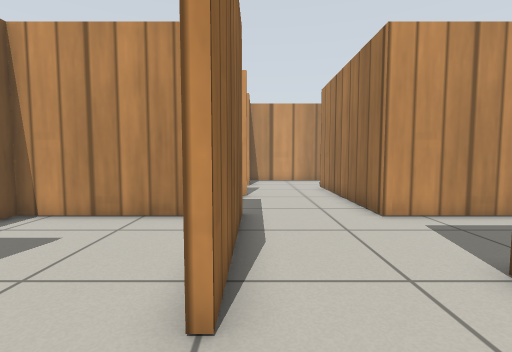
View 1 (above)

17 first-person views from a walk through a robot-simulator world made for Gazebo. The camera is 0.16 m above the floor, tilts 4° down and sees 85° across. The floor is counted in squares, 0.1 m on a side. Each view is taken from the middle of a square. On the plan, view 1 faces up. The plan holds only what a view shows up to about 14 squares ahead; the rest is blank. Gazebo's built-in surfaces are drawn with simple patterns.

View 2
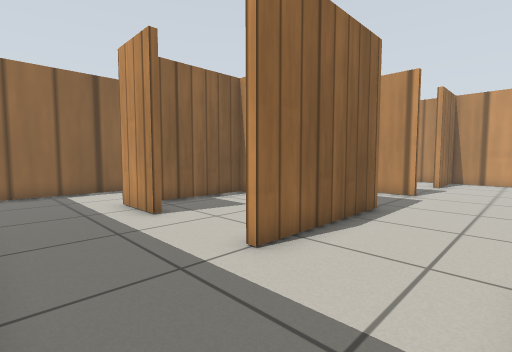

View 3
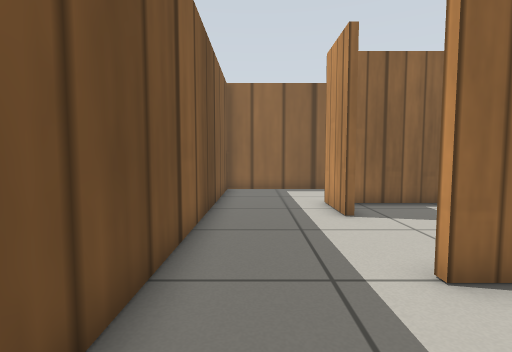

View 4
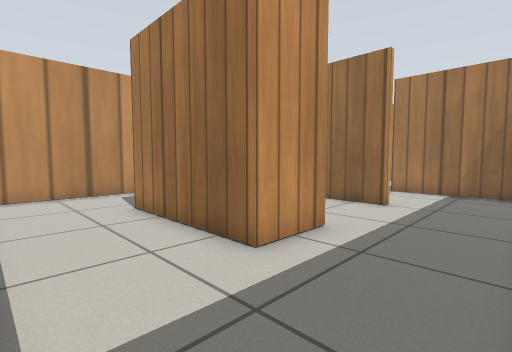

View 5
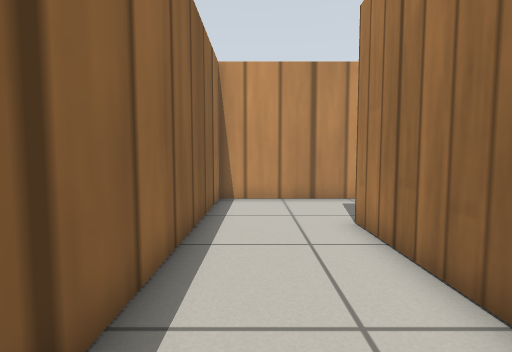

View 6
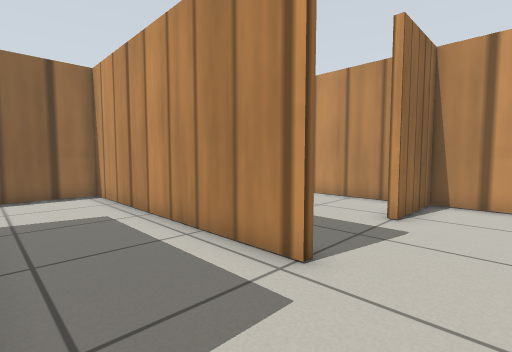

View 7
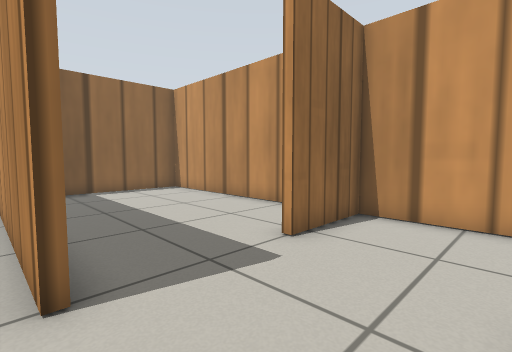

View 8
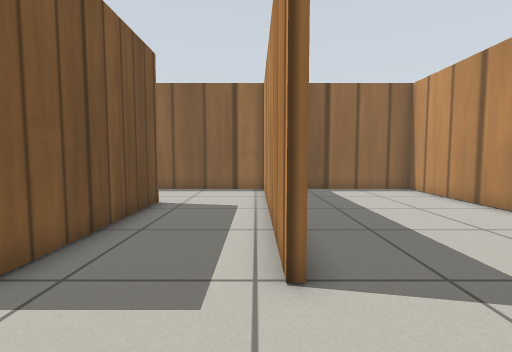

View 9
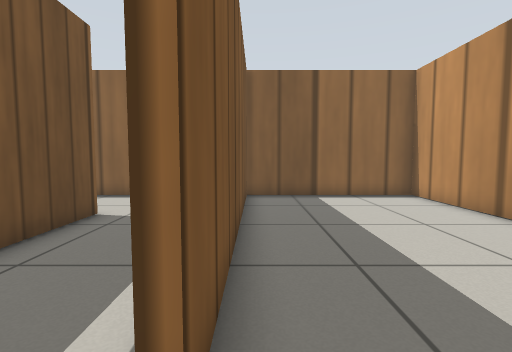

View 10
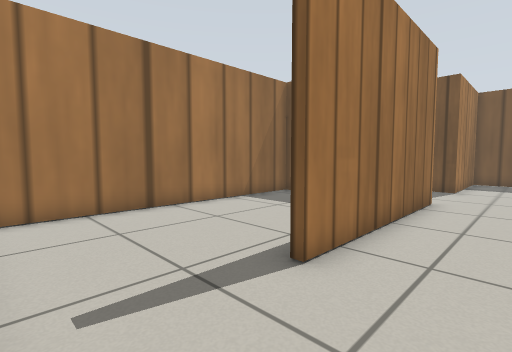

View 11
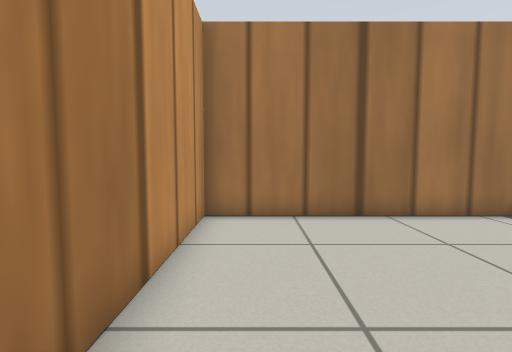

View 12
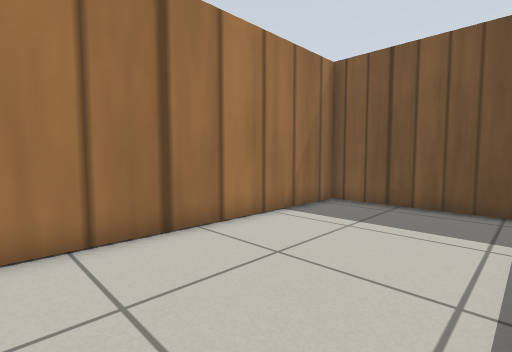

View 13
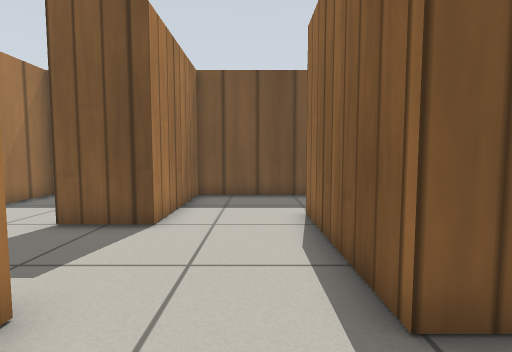

View 14
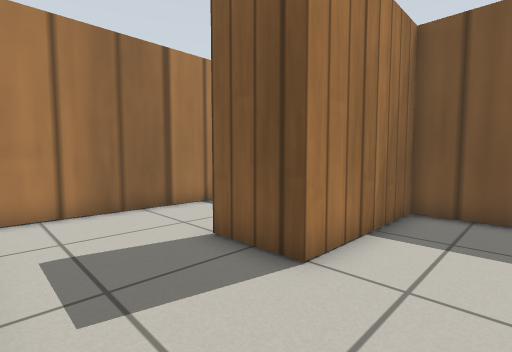

View 15
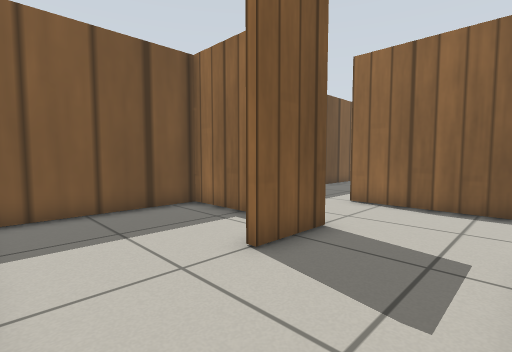

View 16
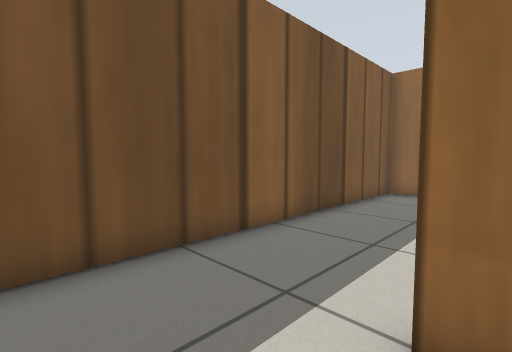

View 17
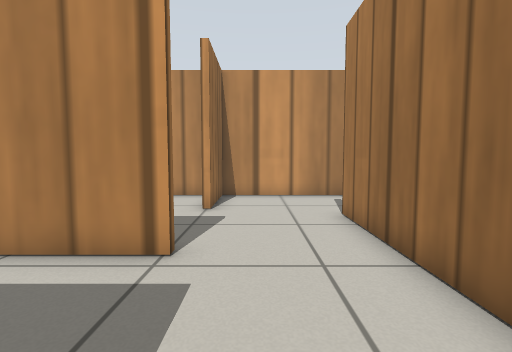

### Floor plan
Ten units are one square. View 1 is at (0, 0); x grows to the right and y downward. Boxes are objects, and circles mark ways between rooms. Rooms are numbered by the first view taken in them; rooms with no view inside come last. Other rooms are left out.
<svg viewBox="-109 -189 208 208">
<path fill="none" stroke="#000" d="M-19 -74 -64 -74 -64 -32M-42 -24 -66 -24 -66 -76 -4 -76 -4 -24M-6 -22 -6 -46M34 -74 34 -126M-3 -114 -104 -114 -104 14 34 14 34 -36M-11 -184 -104 -184 -104 -116M-99 -116 -4 -116M34 -126 34 -146M35 -184 -4 -184 -4 -154M42 -76 94 -76 94 -184 35 -184M34 -36 56 -36M36 -13 36 14 94 14 94 -68M69 -74 34 -74"/>
<circle cx="15" cy="-120" r="3" fill="#2a7"/>
<circle cx="45" cy="-60" r="3" fill="#2a7"/>
<circle cx="40" cy="-165" r="3" fill="#2a7"/>
<text x="-30" y="-50">1</text>
<text x="-40" y="-150">2</text>
<text x="70" y="-140">3</text>
<text x="70" y="-30">4</text>
</svg>
Room 1 opens to room 2. Room 1 opens to room 4. Room 2 opens to room 3.

Where each view was taken, in squares from view 1:
view 1: 0 up, 0 right, facing up
view 2: 1 down, 3 right, facing up-left
view 3: 0 up, 3 right, facing left
view 4: 1 down, 10 left, facing up-right
view 5: 1 up, 9 left, facing up
view 6: 8 up, 2 right, facing up-left
view 7: 11 up, 3 right, facing up-left
view 8: 11 up, 3 right, facing left
view 9: 12 up, 1 right, facing left
view 10: 18 up, 1 right, facing down-right
view 11: 17 up, 2 right, facing right
view 12: 17 up, 4 right, facing down-right
view 13: 10 up, 1 right, facing down
view 14: 7 up, 1 right, facing down-right
view 15: 7 up, 9 right, facing down-left
view 16: 3 up, 2 right, facing down-left
view 17: 7 up, 1 right, facing up
